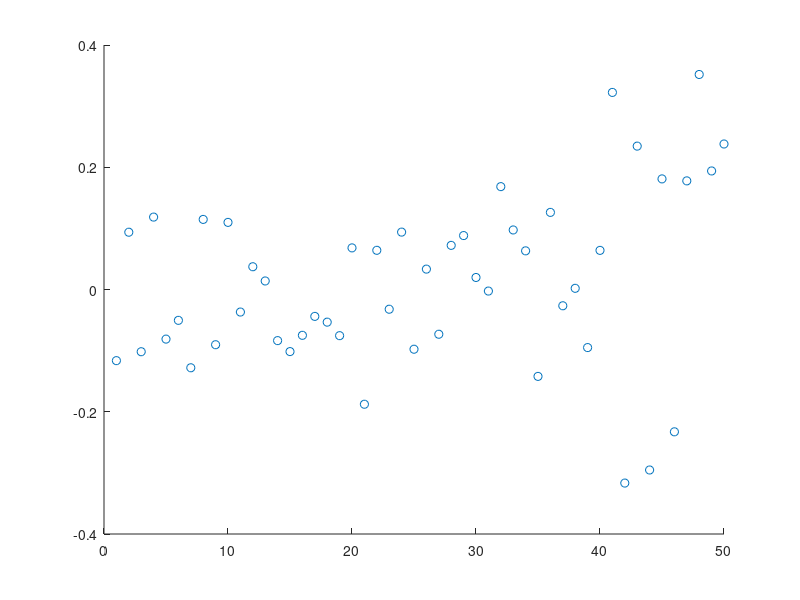

Write the MATLAB code that produced this figure. (Note: this script raises an error after producing the figure.)
%% Max Kramer
% I affirm that I have adhered to the honor code on this assignment

%%
% _Hello again, scientist! I'll do all my writing in italics, and problems for you will be in *bold.*
% Comment your code, and_ explain your ideas in plaintext. _As a general rule, I expect
% you to do at least as much writing as I do. Code should be part of your solution, but
% I expect variables to be clear and explanation to involve complete sentences.
% Cite your sources; if you work with someone in the class on a problem,
% that's an extremely important source. Don't work alone._

%% Problem F.09: Factor the personalities.
% _*This problem assumes that you have mostly completed F.07 and F.08.*
% Let's look at some big data. *Read this:
% <https://openpsychometrics.org/tests/IPIP-BFFM/> Take it yourself if you
% want, it's pretty quick!*_

B = csvread('big5data.csv'); B=B-mean(B); [U,S,V]=svd(B,'econ');
size(B)

%%
% _A few years ago, the Open-Source Psychometrics Project compiled 20,000
% responses to the Big Five Personality Test into a single csv file.
% That's B.
% What we've just done is a PCA on B. If this is a good model, we expect
% that the data should be meaningfully five-dimensional. Let's see._

var = diag(S).^2; var=var/sum(var)*100;

scatter(1:50,var)

%%
% _Well check that out! A common question in PCA is "how many components
% should I keep?" You're looking at an answer: there's a clear drop off
% after the fifth component, and the variance explained by dimensions 6-50
% are all comparably small. We can see this gap even more clearly on a log
% scale._


scatter(1:50,log(var))

%%
% _Okay so we're gonna keep five components. Great. Let's look at the first
% one._


scatter(1:50, V(:,1))


%%
% _A problem with PCA, from the social science perspective,
% is that it looks for the single axis that explains
% the most possible variance. As a consequence, lots and lots of loadings
% tend to be non-zero. This first principal axis seems to be more sensitive
% to the first 20 items than the last 30, but it's messy._


scatter(1:50, V(:,4))


%%
% _This axis, the fourth principal component, is much easier to interpret. 
% Its ten largest loadings are on items 41-50. The largest positive
% loadings are items 41 and 48, and the largest negative loading is item
% 42. *There's a codebook for these items in the MATLAB folder. Check it
% out.* 41: "I have a rich vocabulary." 48: "I use difficult words." And
% 42: "I have difficulty understanding abstract ideas." Cool! Taken
% together, these ten items are coded as "openness to experience." It would
% be great if we could do a similar thing for the other dimensions, right?_

[Rot,T] = rotatefactors(V(:,1:5),'method','varimax');

%%
% _The first five principal components form a 5-dimensional space of the
% full 50-dimensional feature space that tries to explain as much of the
% data as possible using only five orthogonal dimensions. A varimax
% rotation tries to make that five-dimensional space more easily
% interpretable by humans - it finds a basis for the space that's as close
% to the original set of axes as possible. 
% *Prove that Span(Col(Rot)) and Span(Col(V(:,1:5))) are exactly
% the same subspace of R^50, and that the columns of Rot form an orthogonal
% basis for this space.* The columns of Rot are no longer eigenvectors, so what we're
% doing is no longer a PCA; it's called a varimax-rotated PCA. MATLAB and R
% and SPSS also call this a "factor analysis," but that's dangerous. 
% (For more on the difference, you should really take a data analytics
% course. I am not a statistician.)_

Vcol = V(:,1:5);
rot_rr = rref(Rot);
rot_rr(1:5,:)
Rot' * Rot
spantest = horzcat(Vcol,Rot);
result = rref(spantest);
result(1:5,:)


%%
% Col(Rot) and Col(V(:,1:5)) are both 5 dimensional subspaces of R^50. The
% pivot columns of Rot (in this case, all of them) form a basis for
% Col(Rot). The matrix Rot multiplied by its transpose is the identity
% matrix, so this basis is orthogonal. We test if the columns of Rot are in
% Col(V(:,1:5)) by creating the matrix spantest from V(:,1:5) and Rot and
% row reducing. The system produced by the row reduction is consistent, so
% the columns of Rot are in Col(V(:,1:5)). As both Col(Rot) and
% Col(V(:,1:5)) are the same dimension and the basis elements for Col(Rot)
% are in Col(V(:,1:5)), the subspaces are in fact the same 5 dimensional
% subspace of R^50.

%%


scatter(1:50,Rot(:,1))


%%
% _Collectively, the five columns of Rot explain exactly as much of the
% variance as the first five principal components. These rotated columns can no longer be
% interpreted individually, because they're all superpositions of principal
% axes, but as a set they have the same explanatory power. Clearly this
% first rotated axis pulls out the first ten items in the survey.
% *Find the questions in the codebook with the largest positive and negative loadings for
% Rot(:,1), and write them below.* This axis is called "extroversion."_

largest_pos = max(Rot(:,1)) % Question 2
largest_neg = min(Rot(:,1)) % Question 7

%%
% The question with the largest positive loading was "I don't talk a lot".
% The question with the largest negative loading was "I talk to a lot of
% different people at parties."

%%
% _*Find the questions with the largest positive and negative loadings for
% Rot(:,3).* There's nothing special about the order of the items -
% MATLAB's not looking at that when it does PCA or varimax. This is 100%
% automatic, it's just what the data is telling us. So the fact that the
% third column of Rot picks out the "fourth" set of questions is arbitrary;
% the columns of Rot can only be understood as a set. "Positive" and
% "negative" are also arbitrary - this axis is also upside-down from its
% usual labeling, which is politely termed the "agreeableness" axis._


scatter(1:50,Rot(:,3))
largest_pos2 = max(Rot(:,3)) % Question 35
largest_neg2 = min(Rot(:,3)) % Question 36

%%
% The question with the largest positive loading was "I get chores done
% right away." The question with the largest negative loading was "I often
% forget to put things back in their proper place."

%%
% _I strongly recommend looking at all five of the rotated axes. Social
% science research is amazing and extremely difficult because humans are
% complicated: the fact that each of these axes lines up exactly with the
% traits that it's supposed to is powerful evidence of good survey design.
% (And why the 1992 paper of Goldberg that developed these items, 
% <https://psycnet.apa.org/record/1992-25730-001>, has nearly 6000
% citations.)_